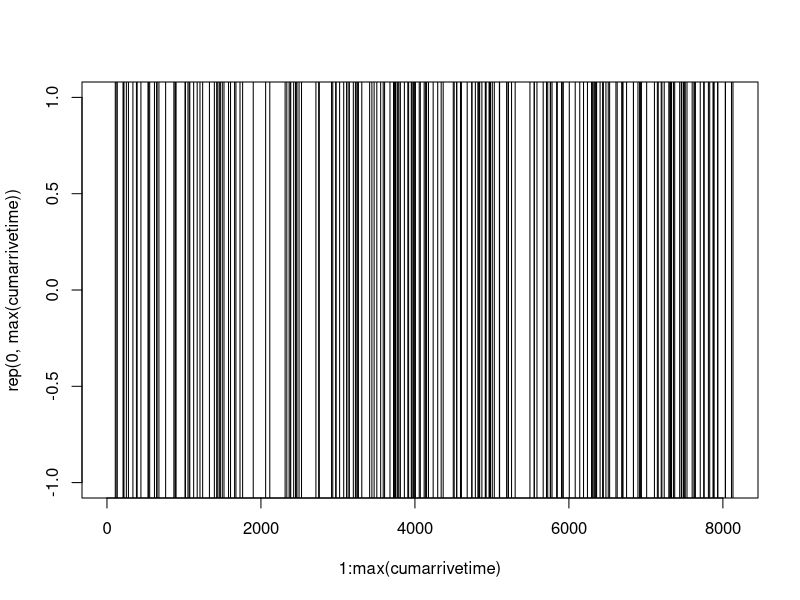
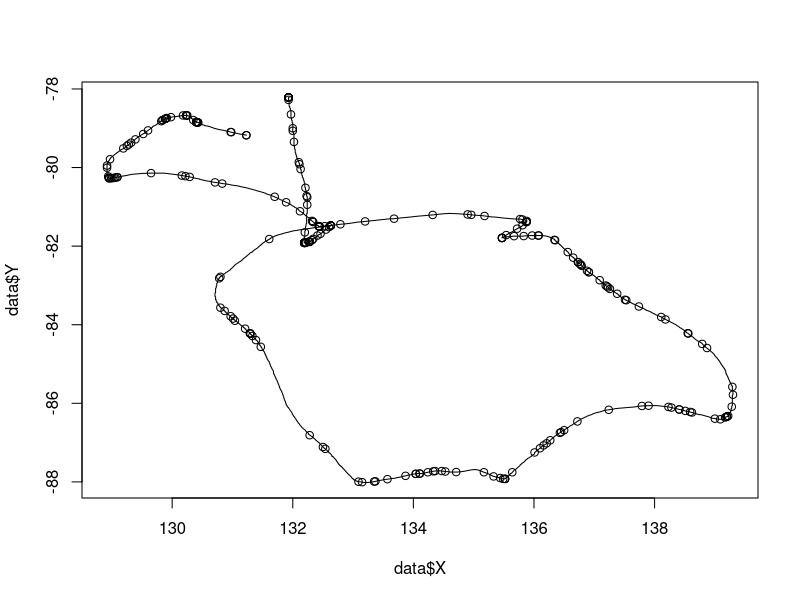
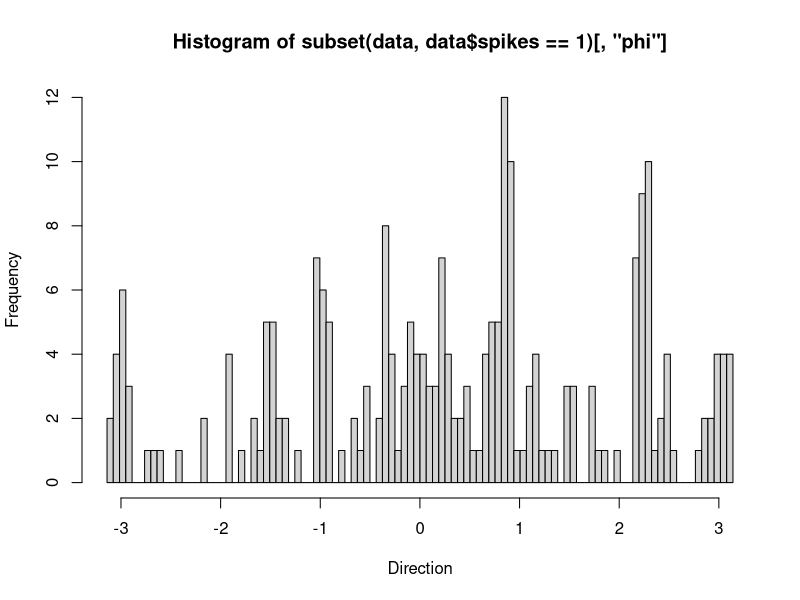
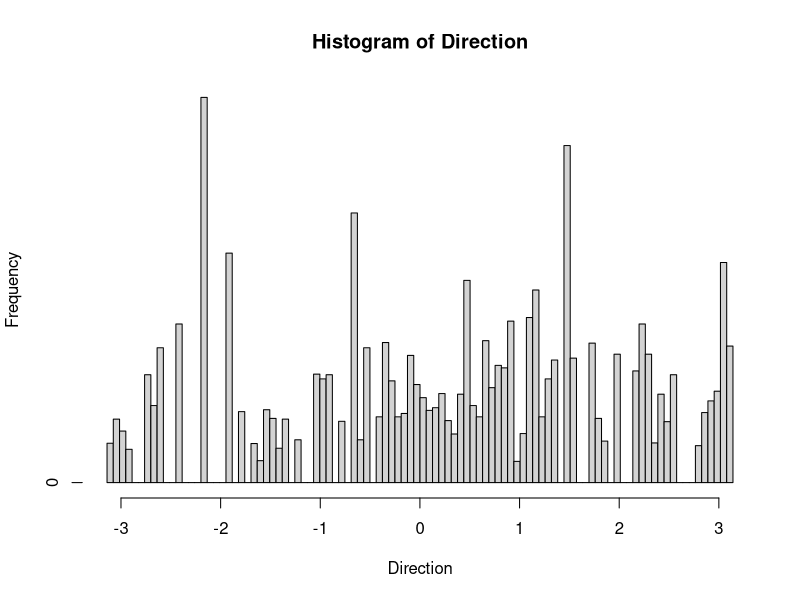
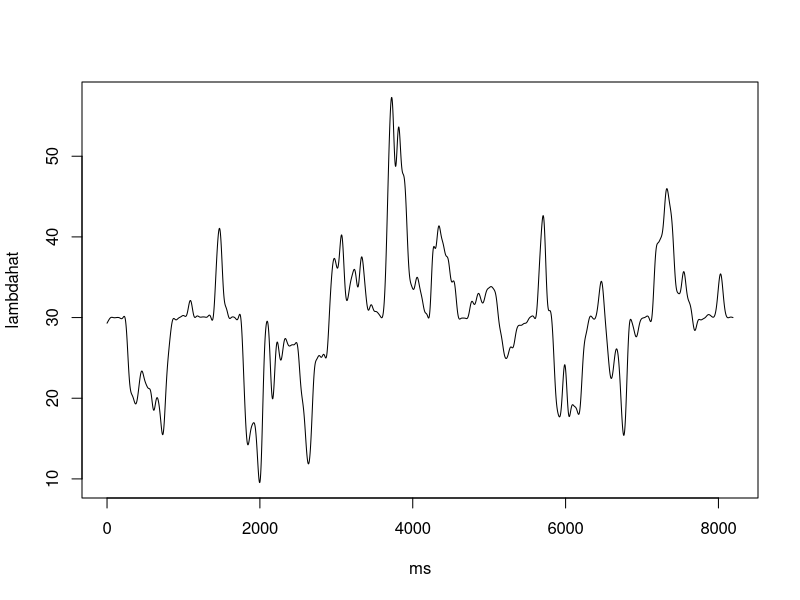

R code for these plots, in order:
## ---- chunk 1
data <- read.table("M1_spikes.csv", sep = ",", header = TRUE, fill = TRUE)
## ---- chunk 2
cumarrivetime <- subset(data, data$spikes == 1)[,"T"]
## ---- chunk 3
plot(1:max(cumarrivetime), rep(0,max(cumarrivetime)), type = "n")
abline(v = cumarrivetime)
## ---- chunk 4
XY <- subset(data, data$spikes==1)[,c("X","Y")]
plot(data$X,data$Y, type="l") + points(XY)
## ---- chunk 5
subnum <- function(x){
  bin <- seq(min(data$phi),max(data$phi),by=(max(data$phi)-min(data$phi))/x)
  row_count <- c()
  for (i in 1:(x-1)) {
    row_count <- c(row_count, nrow(subset(data, data$phi >= bin[i] & data$phi < bin[i+1])))
  }
  row_count <- c(row_count, nrow(subset(data, data$phi >= bin[x] & data$phi <= bin[x+1])))
  return(row_count)
}
bin <- seq(min(data$phi),max(data$phi),by=(max(data$phi)-min(data$phi))/100)
h <- hist(subset(data,data$spikes==1)[,"phi"],breaks = bin, xlab = "Direction")
## ---- chunk 6
bincounts <- subnum(100)
h$counts <- h$counts/bincounts
h$xname <- "Direction"
plot(h)
## ---- chunk 7
range <- data.frame("lower.bound" = bin[-1], "upper.bound" = bin[-length(bin)], "freq" = h$counts)
range <- range[which(range$freq==max(range$freq)),]
range
## ---- chunk 8
lbin <- seq(min(data$phi),max(data$phi), .01)
lbincounts <- c()
for (i in 1:length(lbin)){
  lambda <- 30 + (30 / 16.1) * (cos(data$phi - lbin[i]) * data$V)
  lbincounts <- c(lbincounts, sum(log(lambda)) - sum(lambda[-1]))
  }
fisher <- -(c(0, 0, lbincounts) + c(lbincounts, 0, 0) - 2 * c(0, lbincounts, 0)) / .01^2
fisher <- fisher[2:(length(fisher) - 1)]
head(fisher)
## ---- chunk 9
mc <- data.frame("phi"=lbin, "logl"=lbincounts, "fisher"=fisher)
ml <- subset(mc, mc$logl==max(mc$logl))
ml
## ---- chunk 10
rep(ml$phi, 2) + c(-1.96 * (ml$fisher^-0.5), 1.96 * (ml$fisher^-0.5))
## ---- chunk 11
plot(data$T, 30 + 30 * data$V * cos(data$phi - 0.9261) / 16.1, type = "l",xlab = "ms", ylab = "lambdahat")
